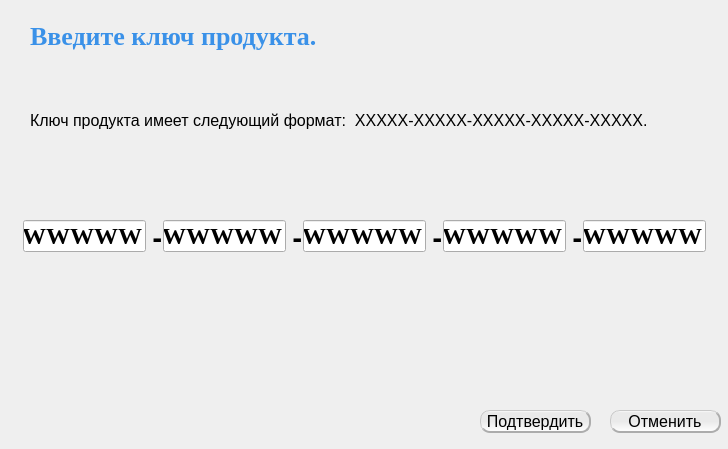
<?xml version="1.0" encoding="UTF-8"?>
<ui version="4.0">
 <class>ProductKeyForm</class>
 <widget class="QWidget" name="ProductKeyForm">
  <property name="windowModality">
   <enum>Qt::ApplicationModal</enum>
  </property>
  <property name="geometry">
   <rect>
    <x>0</x>
    <y>0</y>
    <width>728</width>
    <height>449</height>
   </rect>
  </property>
  <property name="windowTitle">
   <string>Ключ продукта.</string>
  </property>
  <widget class="QLineEdit" name="lineEdit_1">
   <property name="geometry">
    <rect>
     <x>23</x>
     <y>220</y>
     <width>123</width>
     <height>32</height>
    </rect>
   </property>
   <property name="font">
    <font>
     <family>Times New Roman</family>
     <pointsize>18</pointsize>
     <weight>75</weight>
     <bold>true</bold>
    </font>
   </property>
   <property name="inputMethodHints">
    <set>Qt::ImhUppercaseOnly</set>
   </property>
   <property name="inputMask">
    <string/>
   </property>
   <property name="text">
    <string>WWWWW</string>
   </property>
   <property name="maxLength">
    <number>29</number>
   </property>
  </widget>
  <widget class="QLineEdit" name="lineEdit_2">
   <property name="geometry">
    <rect>
     <x>163</x>
     <y>220</y>
     <width>123</width>
     <height>32</height>
    </rect>
   </property>
   <property name="font">
    <font>
     <family>Times New Roman</family>
     <pointsize>18</pointsize>
     <weight>75</weight>
     <bold>true</bold>
    </font>
   </property>
   <property name="text">
    <string>WWWWW</string>
   </property>
   <property name="maxLength">
    <number>5</number>
   </property>
  </widget>
  <widget class="QLineEdit" name="lineEdit_3">
   <property name="geometry">
    <rect>
     <x>303</x>
     <y>220</y>
     <width>123</width>
     <height>32</height>
    </rect>
   </property>
   <property name="font">
    <font>
     <family>Times New Roman</family>
     <pointsize>18</pointsize>
     <weight>75</weight>
     <bold>true</bold>
    </font>
   </property>
   <property name="text">
    <string>WWWWW</string>
   </property>
   <property name="maxLength">
    <number>5</number>
   </property>
  </widget>
  <widget class="QLineEdit" name="lineEdit_4">
   <property name="geometry">
    <rect>
     <x>443</x>
     <y>220</y>
     <width>123</width>
     <height>32</height>
    </rect>
   </property>
   <property name="font">
    <font>
     <family>Times New Roman</family>
     <pointsize>18</pointsize>
     <weight>75</weight>
     <bold>true</bold>
    </font>
   </property>
   <property name="text">
    <string>WWWWW</string>
   </property>
   <property name="maxLength">
    <number>5</number>
   </property>
  </widget>
  <widget class="QLineEdit" name="lineEdit_5">
   <property name="geometry">
    <rect>
     <x>583</x>
     <y>220</y>
     <width>123</width>
     <height>32</height>
    </rect>
   </property>
   <property name="font">
    <font>
     <family>Times New Roman</family>
     <pointsize>18</pointsize>
     <weight>75</weight>
     <bold>true</bold>
    </font>
   </property>
   <property name="text">
    <string>WWWWW</string>
   </property>
   <property name="maxLength">
    <number>5</number>
   </property>
  </widget>
  <widget class="QLabel" name="label">
   <property name="geometry">
    <rect>
     <x>30</x>
     <y>20</y>
     <width>301</width>
     <height>31</height>
    </rect>
   </property>
   <property name="font">
    <font>
     <family>Times New Roman</family>
     <pointsize>-1</pointsize>
     <weight>75</weight>
     <italic>false</italic>
     <bold>true</bold>
    </font>
   </property>
   <property name="styleSheet">
    <string notr="true">font-family:Times New Roman;
font-style: normal;
font-weight: bold;

font-size:26px;
color:#3A91E8;</string>
   </property>
   <property name="text">
    <string>Введите ключ продукта.</string>
   </property>
  </widget>
  <widget class="QLabel" name="label_2">
   <property name="geometry">
    <rect>
     <x>30</x>
     <y>100</y>
     <width>691</width>
     <height>41</height>
    </rect>
   </property>
   <property name="font">
    <font>
     <pointsize>12</pointsize>
    </font>
   </property>
   <property name="text">
    <string>Ключ продукта имеет следующий формат:  XXXXX-XXXXX-XXXXX-XXXXX-XXXXX.</string>
   </property>
  </widget>
  <widget class="QPushButton" name="pushButtonOk">
   <property name="geometry">
    <rect>
     <x>480</x>
     <y>410</y>
     <width>111</width>
     <height>23</height>
    </rect>
   </property>
   <property name="styleSheet">
    <string notr="true">QPushButton 

{

   border-style: solid;
 
   border-radius: 10;

    border-top          : 1px solid rgba(200, 200, 200, 255);

    border-left         : 1px solid rgba(200, 200, 200, 255);

    border-right        : 2px solid rgba(172, 172, 172);

    border-bottom       : 2px solid rgba(172, 172, 172);

   /*
    background-color    : qlineargradient(x1:0, y1:0, x2:0, y2:1, stop:0 rgba(198, 198, 198), stop:1 rgba(225, 225, 225, 255));
*/
background-color: QLinearGradient( x1: 0, y1: 0, x2: 0, y2: 1, stop: 0 #ffffff, stop: 0.1 #eaeaea, stop: 0.49 #eaeaea, stop: 0.5 #eaeaea, stop: 1 #ffffff);
font-size: 16px;
}



QPushButton:hover 

{
/*
    background-color    : qlineargradient(x1:0, y1:0, x2:0, y2:1, stop:0 rgba(225, 225, 225, 255), stop:1 rgba(163, 163, 163));
*/
    background-color    : qlineargradient(x1:0, y1:0, x2:0, y2:1, stop:0 rgba(196, 228, 255), stop:1 rgba(225, 225, 225, 255));
}



QPushButton:pressed 

{

    padding-top         : 2px;

    padding-left        : 2px;

    border-top          : 2px solid rgba(117, 117, 117, 255);

    border-left         : 2px solid rgba(117, 117, 117, 255);

    border-right        : 1px solid rgba(200, 200, 200, 255);

    border-bottom       : 1px solid rgba(200, 200, 200, 255);

    background-color    : rgba(172, 172, 172);

}



QPushButton:disabled 

{

    background-color    : qlineargradient(x1:0, y1:0, x2:0, y2:1, stop:0 rgba(225, 225, 255, 255), stop:1 rgba(172, 172, 172));

}</string>
   </property>
   <property name="text">
    <string>Подтвердить</string>
   </property>
  </widget>
  <widget class="QPushButton" name="pushButtonCancel">
   <property name="geometry">
    <rect>
     <x>610</x>
     <y>410</y>
     <width>111</width>
     <height>23</height>
    </rect>
   </property>
   <property name="styleSheet">
    <string notr="true">QPushButton 

{

   border-style: solid;
 
   border-radius: 10;

    border-top          : 1px solid rgba(200, 200, 200, 255);

    border-left         : 1px solid rgba(200, 200, 200, 255);

    border-right        : 2px solid rgba(172, 172, 172);

    border-bottom       : 2px solid rgba(172, 172, 172);

   /*
    background-color    : qlineargradient(x1:0, y1:0, x2:0, y2:1, stop:0 rgba(198, 198, 198), stop:1 rgba(225, 225, 225, 255));
*/
background-color: QLinearGradient( x1: 0, y1: 0, x2: 0, y2: 1, stop: 0 #ffffff, stop: 0.1 #eaeaea, stop: 0.49 #eaeaea, stop: 0.5 #eaeaea, stop: 1 #ffffff);
font-size: 16px;
}



QPushButton:hover 

{
/*
    background-color    : qlineargradient(x1:0, y1:0, x2:0, y2:1, stop:0 rgba(225, 225, 225, 255), stop:1 rgba(163, 163, 163));
*/
    background-color    : qlineargradient(x1:0, y1:0, x2:0, y2:1, stop:0 rgba(196, 228, 255), stop:1 rgba(225, 225, 225, 255));
}



QPushButton:pressed 

{

    padding-top         : 2px;

    padding-left        : 2px;

    border-top          : 2px solid rgba(117, 117, 117, 255);

    border-left         : 2px solid rgba(117, 117, 117, 255);

    border-right        : 1px solid rgba(200, 200, 200, 255);

    border-bottom       : 1px solid rgba(200, 200, 200, 255);

    background-color    : rgba(172, 172, 172);

}



QPushButton:disabled 

{

    background-color    : qlineargradient(x1:0, y1:0, x2:0, y2:1, stop:0 rgba(225, 225, 255, 255), stop:1 rgba(172, 172, 172));

}</string>
   </property>
   <property name="text">
    <string>Отменить</string>
   </property>
  </widget>
  <widget class="QLabel" name="label_3">
   <property name="geometry">
    <rect>
     <x>150</x>
     <y>230</y>
     <width>16</width>
     <height>16</height>
    </rect>
   </property>
   <property name="font">
    <font>
     <family>Terminal</family>
     <pointsize>18</pointsize>
     <weight>75</weight>
     <italic>false</italic>
     <bold>true</bold>
    </font>
   </property>
   <property name="text">
    <string>-</string>
   </property>
  </widget>
  <widget class="QLabel" name="label_4">
   <property name="geometry">
    <rect>
     <x>290</x>
     <y>230</y>
     <width>16</width>
     <height>16</height>
    </rect>
   </property>
   <property name="font">
    <font>
     <family>Terminal</family>
     <pointsize>18</pointsize>
     <weight>75</weight>
     <italic>false</italic>
     <bold>true</bold>
    </font>
   </property>
   <property name="text">
    <string>-</string>
   </property>
  </widget>
  <widget class="QLabel" name="label_5">
   <property name="geometry">
    <rect>
     <x>430</x>
     <y>230</y>
     <width>16</width>
     <height>16</height>
    </rect>
   </property>
   <property name="font">
    <font>
     <family>Terminal</family>
     <pointsize>18</pointsize>
     <weight>75</weight>
     <italic>false</italic>
     <bold>true</bold>
    </font>
   </property>
   <property name="text">
    <string>-</string>
   </property>
  </widget>
  <widget class="QLabel" name="label_6">
   <property name="geometry">
    <rect>
     <x>570</x>
     <y>230</y>
     <width>16</width>
     <height>16</height>
    </rect>
   </property>
   <property name="font">
    <font>
     <family>Terminal</family>
     <pointsize>18</pointsize>
     <weight>75</weight>
     <italic>false</italic>
     <bold>true</bold>
    </font>
   </property>
   <property name="text">
    <string>-</string>
   </property>
  </widget>
  <widget class="QLabel" name="labelShowError">
   <property name="geometry">
    <rect>
     <x>30</x>
     <y>280</y>
     <width>671</width>
     <height>81</height>
    </rect>
   </property>
   <property name="font">
    <font>
     <family>Times New Roman</family>
     <pointsize>-1</pointsize>
     <weight>75</weight>
     <italic>false</italic>
     <bold>true</bold>
    </font>
   </property>
   <property name="styleSheet">
    <string notr="true">font-family:Times New Roman;
font-style: normal;
font-weight: bold;

font-size:16px;
color:#FF0000;</string>
   </property>
   <property name="text">
    <string/>
   </property>
  </widget>
 </widget>
 <layoutdefault spacing="6" margin="11"/>
 <resources/>
 <connections/>
</ui>
